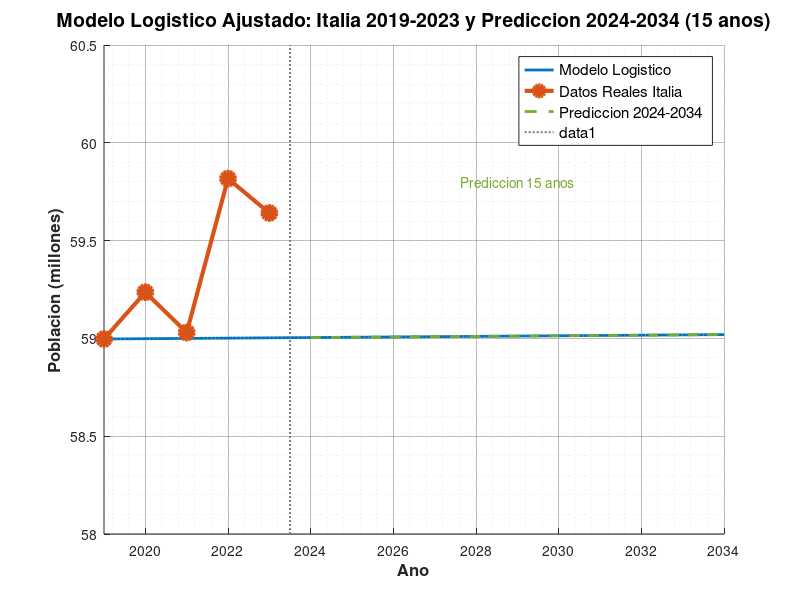

MATLAB code to generate this figure: (Note: this script raises an error after producing the figure.)
%% SIMULACION MODELO MASA-RESORTE-AMORTIGUADOR
%% CRECIMIENTO POBLACIONAL EN ITALIA (2019-2023)

%% 1. DATOS REALES DE ITALIA
% Datos de poblacion de los ultimos anos (en millones)
annos = [2019, 2020, 2021, 2022, 2023];
P_real = [58.997, 59.236, 59.030, 59.817, 59.641];

%% 2. PARAMETROS DEL MODELO LOGISTICO
% Analogias: Masa ↔ Poblacion, Resorte ↔ Crecimiento, Amortiguador ↔ Limite
P0 = P_real(1);        % Poblacion al inicio (2019), como si fuera la masa que arranca moviendose
K = 58.27;             % Capacidad maxima que puede sostener el sistema, seria como el freno o tope
r = -0.002;            % Tasa de crecimiento, vendria a ser la fuerza del resorte

%% 3. MODELO MATEMATICO LOGISTICO
% P(t) = K / [1 + ((K-P0)/P0) * exp(-r*t)]
% Algo parecido a: x(t) = A*exp(-bt) + equilibrio

% Funcion del modelo logístico
logistic_model = @(t) K ./ (1 + ((K - P0) / P0) * exp(-r * t));

%% 4. SIMULACION EN EL TIEMPO
t_historico = 0:4;                    % Tiempo para datos reales (2019 a 2023)
t_prediccion = 0:0.1:15;              % Simulacion extendida por 15 anos
P_simulado_hist = logistic_model(t_historico);
P_simulado_pred = logistic_model(t_prediccion);

%% 5. CALCULO DE ERRORES
error_abs = abs(P_simulado_hist - P_real);
error_rel = (error_abs ./ P_real) * 100;

%% 6. GRAFICA
figure('Position', [100, 100, 1000, 600]);

% Colores para cada linea
color_real = [0.8500, 0.3250, 0.0980];      % Rojo anaranjado
color_modelo = [0, 0.4470, 0.7410];         % Azul
color_pred = [0.4660, 0.6740, 0.1880];      % Verde

% Arrancamos el grafico
hold on;

% Modelo completo (historico + futuro)
annos_completos = 2019:0.1:2034;
plot(annos_completos, P_simulado_pred, '-', 'Color', color_modelo, ...
     'LineWidth', 2, 'DisplayName', 'Modelo Logistico');

% Puntos reales
plot(annos, P_real, 'o-', 'Color', color_real, 'MarkerSize', 10, ...
     'MarkerFaceColor', color_real, 'LineWidth', 3, ...
     'DisplayName', 'Datos Reales Italia');

% Parte de prediccion (2024 en adelante)
annos_futuros = 2024:0.1:2034;
P_futuros = logistic_model(5:0.1:15);
plot(annos_futuros, P_futuros, '--', 'Color', color_pred, ...
     'LineWidth', 2, 'DisplayName', 'Prediccion 2024-2034');

%% 7. ESTILO DE LA GRAFICA
title('Modelo Logistico Ajustado: Italia 2019-2023 y Prediccion 2024-2034 (15 anos)', ...
      'FontSize', 14, 'FontWeight', 'bold');
xlabel('Ano', 'FontSize', 12, 'FontWeight', 'bold');
ylabel('Poblacion (millones)', 'FontSize', 12, 'FontWeight', 'bold');

xlim([2019, 2034]);
ylim([58.0, 60.5]);
grid on;
grid minor;
set(gca, 'GridAlpha', 0.3, 'MinorGridAlpha', 0.1);

legend('Location', 'northeast', 'FontSize', 11, 'Box', 'on');

% Linea que marca hasta donde hay datos reales
line([2023.5, 2023.5], ylim, 'Color', [0.5, 0.5, 0.5], ...
     'LineStyle', ':', 'LineWidth', 1.5);

% Etiqueta la parte de prediccion
text(2029, 59.8, 'Prediccion 15 anos', 'FontSize', 10, ...
     'HorizontalAlignment', 'center', 'Color', color_pred);

hold off;

%% 8. TABLA DE RESULTADOS
fprintf('\n=== RESULTADOS DEL MODELO POBLACIONAL ITALIA ===\n');
fprintf('Analogía: Sistema Masa-Resorte-Amortiguador\n\n');

fprintf('PARAMETROS DEL MODELO:\n');
fprintf('• K (Capacidad de carga): %.3f millones\n', K);
fprintf('• r (Tasa de crecimiento): %.6f\n', r);
fprintf('• P₀ (Poblacion inicial): %.3f millones\n\n', P0);

fprintf('COMPARACION DATOS REALES vs MODELO:\n');
fprintf('Ano\t\tReal\t\tModelo\t\tError Abs\tError Rel(%%)\n');
fprintf('--------------------------------------------------------\n');
for i = 1:length(annos)
    fprintf('%d\t\t%.3f\t\t%.3f\t\t%.3f\t\t%.2f%%\n', ...
            annos(i), P_real(i), P_simulado_hist(i), ...
            error_abs(i), error_rel(i));
end

% Predicciones futuras
P_2024 = logistic_model(5);
P_2029 = logistic_model(10);
P_2034 = logistic_model(15);
fprintf('\nPREDICCIONES FUTURAS:\n');
fprintf('• 2024: %.3f millones\n', P_2024);
fprintf('• 2029: %.3f millones\n', P_2029);
fprintf('• 2034: %.3f millones\n', P_2034);

%% 9. DATOS SIMULADOS A 15 ANOS
fprintf('\n=== DATOS SIMULADOS COMPLETOS (2019-2034) ===\n');
fprintf('Ano\t\tPoblacion Simulada\tTasa Cambio (%%)\n');
fprintf('-------------------------------------------------------\n');

annos_simulacion = 2019:2034;
t_simulacion = 0:15;
P_simulacion_anual = logistic_model(t_simulacion);

for i = 1:length(annos_simulacion)
    if i == 1
        tasa_cambio = 0;
    else
        tasa_cambio = ((P_simulacion_anual(i) - P_simulacion_anual(i-1)) / P_simulacion_anual(i-1)) * 100;
    end
    fprintf('%d\t\t%.3f\t\t\t%.3f%%\n', annos_simulacion(i), P_simulacion_anual(i), tasa_cambio);
end

%% 10. INTERPRETACION DEL MODELO COMO SISTEMA FISICO
fprintf('\n=== INTERPRETACION FISICA DEL MODELO ===\n');
fprintf('ANALOGIA MASA-RESORTE-AMORTIGUADOR:\n\n');

fprintf('🏋️  MASA (m) ↔ POBLACION (P):\n');
fprintf('   • Representa el estado actual del sistema\n');
fprintf('   • Es la variable que va cambiando en el tiempo\n\n');

fprintf('🌱 RESORTE (k) ↔ TASA DE CRECIMIENTO (r):\n');
fprintf('   • Fuerza que empuja al sistema de vuelta al equilibrio: r = %.6f\n', r);
fprintf('   • Tendencia: %s\n', iff(r > 0, 'Crecimiento', 'Decrecimiento'));
fprintf('   • Hace que el sistema no se descontrole\n\n');

fprintf('🛑 AMORTIGUADOR (b) ↔ CAPACIDAD DE CARGA (K):\n');
fprintf('   • Marca el limite: K = %.2f millones\n', K);
fprintf('   • Frena el crecimiento exagerado\n');
fprintf('   • Hace que el sistema se estabilice\n\n');

%% 11. ECUACION DEL MODELO
fprintf('ECUACION DIFERENCIAL:\n');
fprintf('dP/dt = rP(1 - P/K)\n\n');
fprintf('SOLUCION:\n');
fprintf('P(t) = K / [1 + ((K-P₀)/P₀) × e^(-rt)]\n\n');

%% FUNCION PARA CONDICION TERNARIA
function result = iff(condition, true_value, false_value)
    if condition
        result = true_value;
    else
        result = false_value;
    end
end

%% 12. GRAFICA ADICIONAL: TASA DE CAMBIO
figure('Position', [150, 150, 800, 400]);

dPdt = @(t) r * logistic_model(t) .* (1 - logistic_model(t)/K);
t_cambio = 0:0.1:15;
tasa_cambio = dPdt(t_cambio);
annos_cambio = 2019:0.1:2034;

plot(annos_cambio, tasa_cambio, 'r-', 'LineWidth', 2);
title('Tasa de Cambio Poblacional: dP/dt (15 anos)', 'FontSize', 14, 'FontWeight', 'bold');
xlabel('Ano', 'FontSize', 12);
ylabel('Tasa de Cambio (millones/ano)', 'FontSize', 12);
grid on;
xlim([2019, 2034]);

line(xlim, [0, 0], 'Color', 'k', 'LineStyle', '--', 'LineWidth', 1);
text(2027, max(tasa_cambio)*0.5, 'Equilibrio: dP/dt = 0', ...
     'FontSize', 10, 'HorizontalAlignment', 'center');

%% 13. ANALISIS DE TENDENCIAS A 15 ANOS
fprintf('\n=== ANALISIS DE TENDENCIAS A 15 ANOS ===\n');
variacion_total = P_2034 - P_real(1);
variacion_porcentual = (variacion_total / P_real(1)) * 100;

fprintf('CAMBIO TOTAL (2019-2034):\n');
fprintf('• Diferencia absoluta: %.3f millones\n', variacion_total);
fprintf('• Diferencia porcentual: %.2f%%\n', variacion_porcentual);
fprintf('• Tendencia general: %s poblacional\n', iff(variacion_total > 0, 'Crecimiento', 'Decrecimiento'));

fprintf('\nANALISIS POR QUINQUENIOS:\n');
fprintf('• 2019-2024: %.3f → %.3f (%.2f%% cambio)\n', P_real(1), P_2024, ((P_2024-P_real(1))/P_real(1))*100);
fprintf('• 2024-2029: %.3f → %.3f (%.2f%% cambio)\n', P_2024, P_2029, ((P_2029-P_2024)/P_2024)*100);
fprintf('• 2029-2034: %.3f → %.3f (%.2f%% cambio)\n', P_2029, P_2034, ((P_2034-P_2029)/P_2029)*100);

fprintf('\nCONCLUSION DEL MODELO A 15 ANOS:\n');
fprintf('La poblacion italiana tiende a estabilizarse cerca de %.2f millones\n', K);
fprintf('igual que una masa en un resorte que encuentra su punto de equilibrio.\n');

%% FIN

